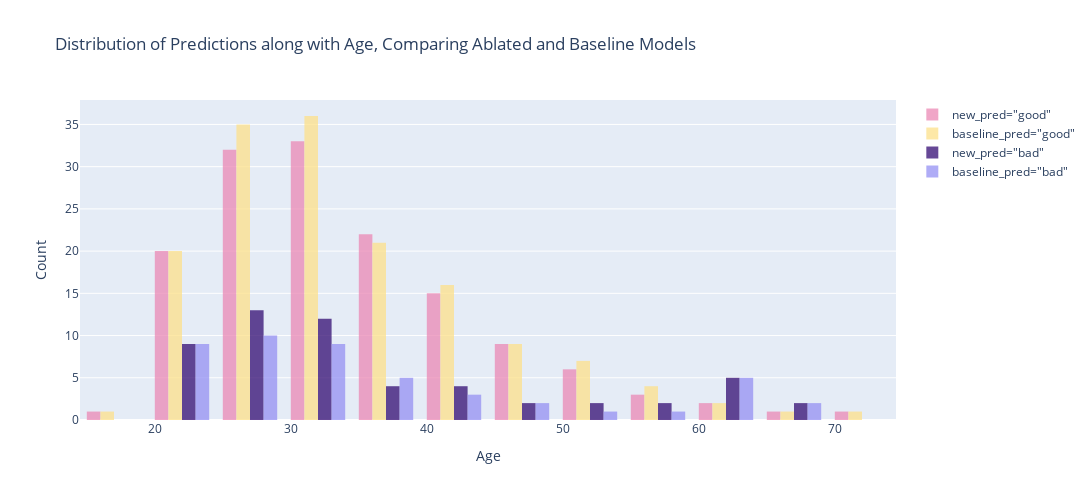

Notebook code for this chart:
### Markdown cell above
##### a. Distribution of Predictions by New Model

### Code cell
# visualize the results
fig = go.Figure()
fig.add_trace(go.Histogram(
    x=val_full[val_full['Risk_pred(protected=Age, model=RF)']=='good']['Age'],
    marker_color='#EB89B5',
    opacity=0.75,
    name='new_pred="good"'
))
fig.add_trace(go.Histogram(
    x=val_full[val_full[pred_col]=='good']['Age'],
    marker_color='#FDE18A',
    opacity=0.75,
    name='baseline_pred="good"'
))
fig.add_trace(go.Histogram(
    x=val_full[val_full['Risk_pred(protected=Age, model=RF)']=='bad']['Age'],
    marker_color='#330C73',
    opacity=0.75,
    name='new_pred="bad"'
))
fig.add_trace(go.Histogram(
    x=val_full[val_full[pred_col]=='bad']['Age'],
    marker_color='#9591F3',
    opacity=0.75,
    name='baseline_pred="bad"'
))
fig.update_layout(
    title_text='Distribution of Predictions along with Age, Comparing Ablated and Baseline Models',
    xaxis_title='Age',
    yaxis_title='Count',
    width=1200,
    height=500,
)
fig.write_image('../results/anti-classification-age.png', scale=3)
fig.show()

### Figure 1 — Plotly figure (JSON) as saved in the notebook; plotly's stock layout.template omitted (floating-point values rounded to 4 significant figures; data arrays with more than 128 entries replaced by an {"elided": "..."} marker saying what was removed)
{"data": [{"marker": {"color": "#EB89B5"}, "name": "new_pred=\"good\"", "opacity": 0.75, "type": "histogram", "x": {"elided": "145 int values"}}, {"marker": {"color": "#FDE18A"}, "name": "baseline_pred=\"good\"", "opacity": 0.75, "type": "histogram", "x": {"elided": "153 int values"}}, {"marker": {"color": "#330C73"}, "name": "new_pred=\"bad\"", "opacity": 0.75, "type": "histogram", "x": [29, 26, 28, 32, 31, 32, 29, 32, 22, 24, 31, 33, 22, 63, 29, 29, 23, 23, 31, 24, 50, 42, 32, 60, 29, 53, 28, 26, 43, 23, 59, 61, 22, 39, 27, 57, 27, 63, 28, 27, 34, 35, 30, 23, 65, 63, 30, 43, 33, 47, 43, 38, 37, 46, 65]}, {"marker": {"color": "#9591F3"}, "name": "baseline_pred=\"bad\"", "opacity": 0.75, "type": "histogram", "x": [29, 26, 28, 24, 32, 31, 32, 29, 22, 31, 22, 63, 29, 35, 29, 23, 24, 50, 42, 32, 60, 31, 29, 28, 43, 23, 59, 61, 22, 39, 27, 63, 23, 27, 34, 35, 30, 23, 65, 63, 30, 43, 47, 38, 37, 46, 65]}], "layout": {"height": 500, "title": {"text": "Distribution of Predictions along with Age, Comparing Ablated and Baseline Models"}, "width": 1200, "xaxis": {"title": {"text": "Age"}}, "yaxis": {"title": {"text": "Count"}}}}
